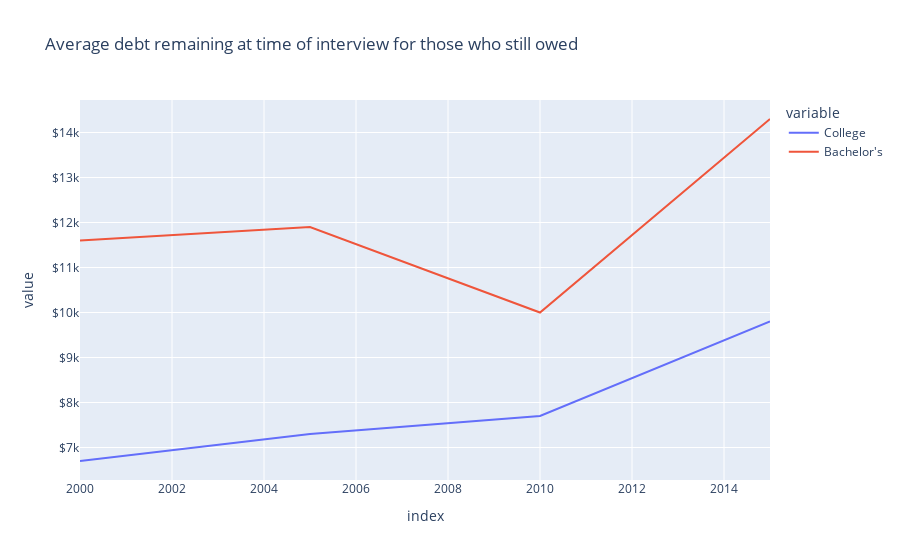

Here is the notebook cell this chart was saved with:
### Code cell
data = {
    "College" : [6700, 7300, 7700, 9800],
    "Bachelor's" : [11600, 11900, 10000, 14300],
}
dt = pd.DataFrame.from_dict(data, orient="index", 
    columns=[2000,2005, 2010, 2015])
table = dt.T
fig = table.plot(title="Average debt remaining at time of interview for those who still owed", 
    labels=dict(index="Year", value="Money", variable="Degree"))
fig.update_yaxes(tickprefix="$")
fig.show()
fig.write_html("average.html")

### Figure 1 — Plotly figure (JSON) as saved in the notebook; plotly's stock layout.template omitted (floating-point values rounded to 4 significant figures)
{"data": [{"hovertemplate": "variable=College<br>index=%{x}<br>value=%{y}<extra></extra>", "legendgroup": "College", "line": {"color": "#636efa", "dash": "solid"}, "marker": {"symbol": "circle"}, "mode": "lines", "name": "College", "orientation": "v", "showlegend": true, "type": "scatter", "x": [2000, 2005, 2010, 2015], "xaxis": "x", "y": [6700, 7300, 7700, 9800], "yaxis": "y"}, {"hovertemplate": "variable=Bachelor's<br>index=%{x}<br>value=%{y}<extra></extra>", "legendgroup": "Bachelor's", "line": {"color": "#EF553B", "dash": "solid"}, "marker": {"symbol": "circle"}, "mode": "lines", "name": "Bachelor's", "orientation": "v", "showlegend": true, "type": "scatter", "x": [2000, 2005, 2010, 2015], "xaxis": "x", "y": [11600, 11900, 10000, 14300], "yaxis": "y"}], "layout": {"legend": {"title": {"text": "variable"}, "tracegroupgap": 0}, "title": {"text": "Average debt remaining at time of interview for those who still owed "}, "xaxis": {"anchor": "y", "domain": [0, 1], "title": {"text": "index"}}, "yaxis": {"anchor": "x", "domain": [0, 1], "tickprefix": "$", "title": {"text": "value"}}}}
